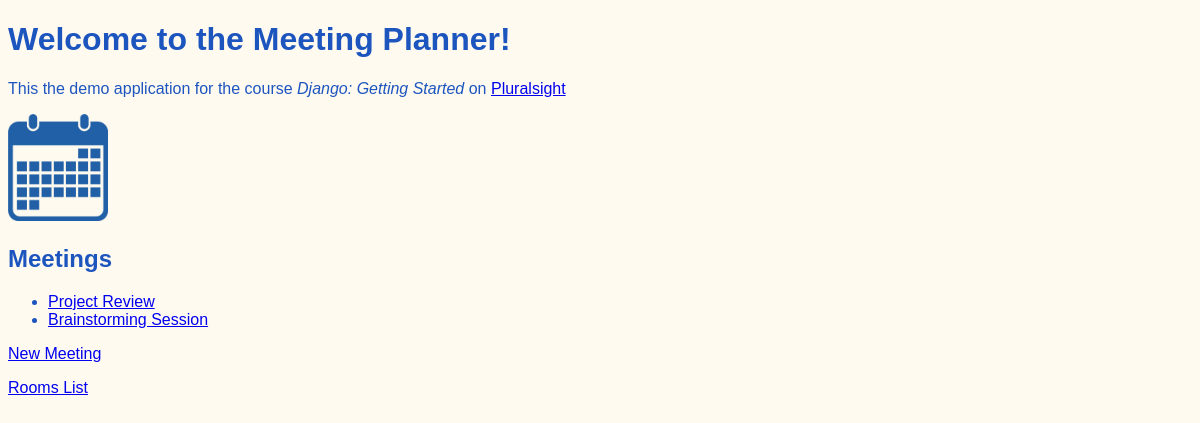
Before: / with the older database file.
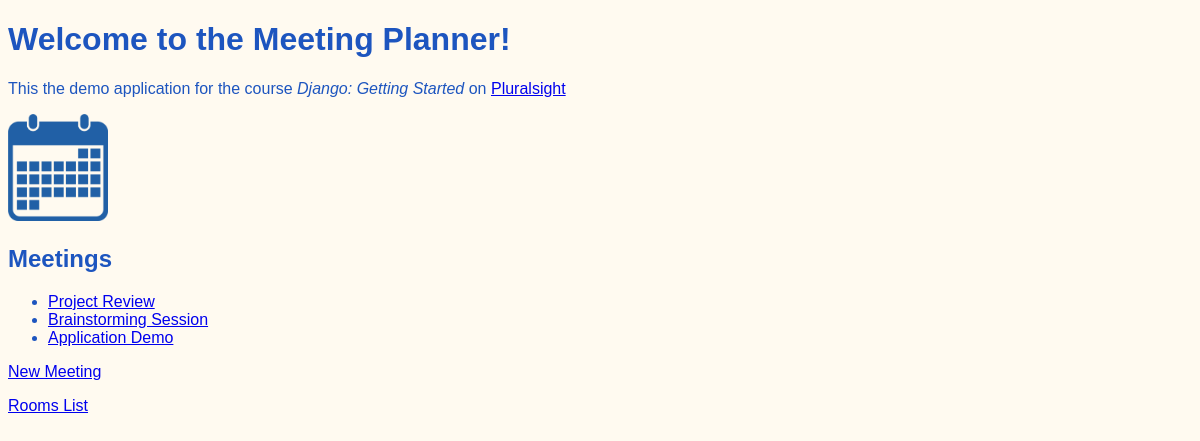
After: the same page with the newer database file.
### meetings/models.py (models this page shows, shortened)
class Meeting(models.Model):
    title = models.CharField(max_length=200)
    date = models.DateField()
    start_time = models.TimeField(default=time(9))
    duration = models.IntegerField(default=1)
    room = models.ForeignKey(Room, on_delete=models.CASCADE)

### website/views.py (the view)
# urls.py: path('', welcome, name="welcome"),
def welcome(request):
    return render(request, "website/welcome.html",
        {"meetings": Meeting.objects.all()})

### website/templates/website/welcome.html (shortened to what this page needs)
{% extends "base.html" %}
{% load static %}
{% block content %}
    <h1>Welcome to the Meeting Planner!</h1>
    <p>
        This the demo application for the course
        <em>Django: Getting Started</em>
        on <a href="https://www.pluralsight.com">Pluralsight</a>
    </p>
    <img src="{% static 'website/calendar.png' %}", width="100px">
    <h2>Meetings</h2>
    <ul>
        {% for meeting in meetings %}
        <li>
            <a href="{% url 'detail' meeting.id  %}">
                {{ meeting.title }}
            </a>
        </li>
        {% endfor %}
    </ul>
    <p><a href="{% url 'new' %}">New Meeting</a></p>
    <p><a href="{% url 'rooms' %}">Rooms List</a></p>
{% endblock content %}

Changed rows visible on the page:
added Meeting: title "Application Demo"
